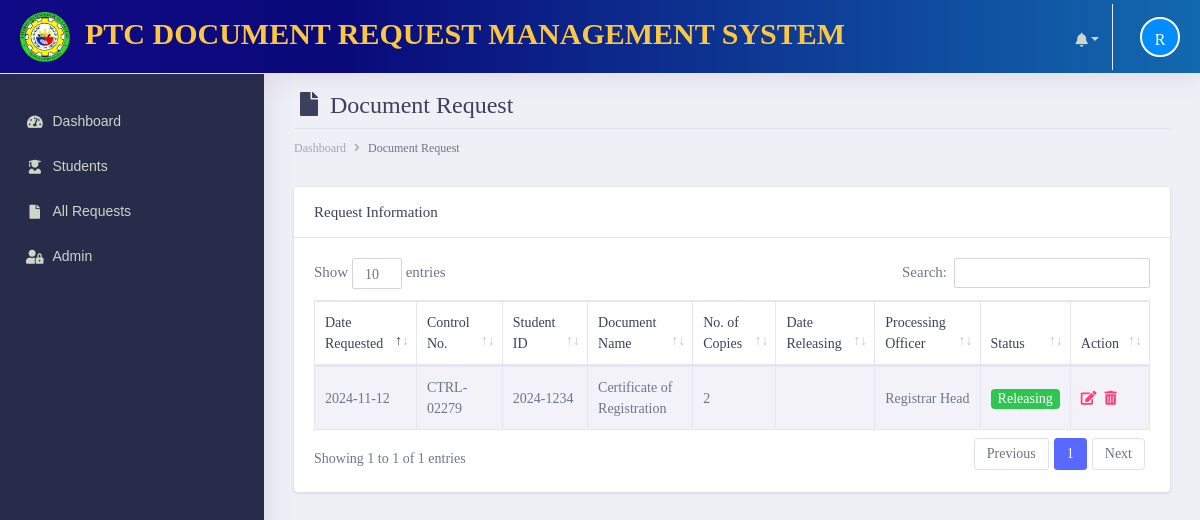
Before: /admin/documents/request.php (signed in) with the older database file.
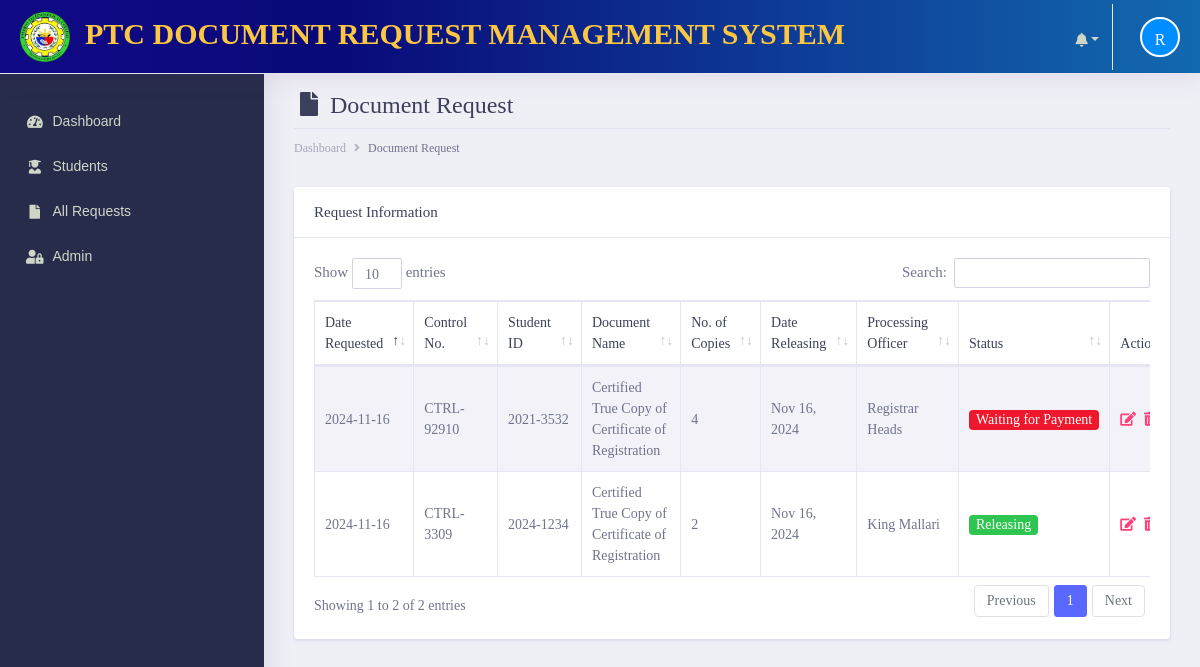
After: the same page with the newer database file.
### tables this page shows
CREATE TABLE `tbl_documentrequest` (
  `request_id` int(11) NOT NULL,
  `control_no` varchar(255) NOT NULL,
  `studentID_no` varchar(255) NOT NULL,
  `document_name` varchar(255) NOT NULL,
  `no_ofcopies` varchar(255) NOT NULL,
  `date_request` varchar(255) NOT NULL,
  `date_releasing` varchar(255) DEFAULT NULL,
  `processing_officer` varchar(255) DEFAULT NULL,
  `status` varchar(255) NOT NULL,
  `remarks` varchar(255) DEFAULT NULL,
  `student_id` int(11) NOT NULL,
  `notif` int(11) NOT NULL
);

### admin/init/model/class_model.php (called while the page is built, shortened)
<?php
	class class_model{
		public $host = db_host;
		public $user = db_user;
		public $pass = db_pass;
		public $dbname = db_name;
		public $conn;
		private function connect(){
			$this->conn = new mysqli($this->host, $this->user, $this->pass, $this->dbname);
		}
	    public function fetchAll_documentrequest(){
            $sql = "SELECT * FROM  tbl_documentrequest";
				$stmt = $this->conn->prepare($sql);
				$stmt->execute();
				$result = $stmt->get_result();
		        $data = array();
		         while ($row = $result->fetch_assoc()) {
		                   $data[] = $row;
		            }
		         return $data;
		  }
	}
?>

### admin/documents/request.php (the view, shortened to what the changed rows need)
       <?php include('main_header/header.php');?>
        <div class="dashboard-wrapper">
            <div class="container-fluid  dashboard-content">
                <div class="row">
                    <div class="col-xl-12 col-lg-12 col-md-12 col-sm-12 col-12">
                        <div class="page-header">
                             <h2 class="pageheader-title"><i class="fa fa-fw fa-file"></i> Document Request </h2>
                        </div>
                    </div>
                </div>
                    <div class="row">
                        <div class="col-xl-12 col-lg-12 col-md-12 col-sm-12 col-12">
                            <div class="card">
                            <div class="card-body">
                                    <div class="table-responsive">
                                        <table class="table table-striped table-bordered first" attribute="data-show-print" type="boo lean">
                                            <thead>
                                                <tr>
                                                    <th scope="col">Date Requested</th>
                                                    <th scope="col">Control No.</th>
                                                    <th scope="col">Student ID</th>
                                                    <th scope="col">Document Name</th>
                                                    <th scope="col">No. of Copies</th>
                                                    <th scope="col">Date Releasing</th>
                                                    <th scope="col">Processing Officer</th>
                                                    <th scope="col">Status</th>
                                                    <th scope="col">Action</th>
                                                </tr>
                                            </thead>
                                            <tbody>
                                             <?php
                                                $conn = new class_model();
                                                $docrequest = $conn->fetchAll_documentrequest();
                                               ?>
                                               <?php foreach ($docrequest as $row) {
                                                ?>
                                                <tr>
                                                    <td><?= $row['date_request']; ?></td>
                                                    <td><?= $row['control_no']; ?></td>
                                                    <td>
                                                    <?php
                                                    if ($row['studentID_no'] !== '') {
                                                      echo $row['studentID_no'];
                                                    } else {
                                                      echo 'No Student ID Recorded!';
                                                    }
                                                    ?>
                                                   </td>
                                                    <td><?= $row['document_name']; ?></td>
                                                    <td><?= $row['no_ofcopies']; ?></td>
                                                     <td>
                                                     <?php
                                                     if($row['date_releasing'] === ""){
                                                           echo "";
                                                         }else if($row['date_releasing'] === $row['date_releasing']){
                                                           echo date("M d, Y",strtotime($row['date_releasing']));
                                                         }
                                                     ?>
                                                    </td>
                                                    <td><?= $row['processing_officer']; ?></td>
                                                    <td>
                                                     <?php
                                                       if($row['status'] ==="Processing"){
                                                           echo '<span class="badge bg-info text-white">Processing</span>';
                                                         } else if($row['status'] ==="Received"){
                                                           echo '<span class="badge bg-warning text-white">Received</span>';
                                                         }else if($row['status'] ==="Waiting for Payment"){
                                                           echo '<span class="badge bg-danger text-white">Waiting for Payment</span>';
                                                        }else if($row['status'] ==="Releasing"){
                                                            echo '<span class="badge bg-success text-white">Releasing</span>';
                                                        }else if($row['status'] ==="Released"){
                                                          echo '<span class="badge bg-primary text-white">Released</span>';
                                                      }else if($row['status'] ==="Declined"){
                                                        echo '<span class="badge bg-danger text-white">Declined</span>';
                                                    }
                                                     ?>
                                                    </td>
                                                    <td class="align-right">
                                                    <?php if ($row['status'] == true) { ?>
    <div class="d-flex align-items-center">
        <div class="three mr-2">
            <a href="edit-request.php?request=<?= $row['request_id']; ?>&student-number=<?= $row['studentID_no']; ?>" class="text-secondary font-weight-bold text-xs" data-toggle="tooltip" data-original-title="Edit user">
                <i class="fa fa-edit"></i>
            </a>
        </div>
        <div class="four">
            <a href="javascript:;" data-id="<?= $row['request_id']; ?>" class="text-secondary font-weight-bold text-xs delete" data-toggle="tooltip" data-original-title="Delete user">
                <i class="fa fa-trash-alt"></i>
            </a>
        </div>
    </div>
<?php } ?>
                                                      </td>
                                                </tr>
                                             <?php } ?>
                                            </tbody>
                                        </table>
                                    </div>
                                </div>
                            </div>
                        </div>
                    </div>
            </div>
        </div>
    </div>
</body>
</html>

Changed rows visible on the page:
removed tbl_documentrequest: date_request "2024-11-12", control_no "CTRL-02279", studentID_no "2024-1234", document_name "Certificate of Registration", no_ofcopies "2", processing_officer "Registrar Head", status "Releasing"
added tbl_documentrequest: date_request "2024-11-16", control_no "CTRL-92910", studentID_no "2021-3532", document_name "Certified True Copy of Certificate of Registration", no_ofcopies "4", date_releasing "Nov 16, 2024", processing_officer "Registrar Heads", shows "Waiting for Payment"
added tbl_documentrequest: date_request "2024-11-16", control_no "CTRL-3309", studentID_no "2024-1234", document_name "Certified True Copy of Certificate of Registration", no_ofcopies "2", date_releasing "Nov 16, 2024", processing_officer "King Mallari", status "Releasing"
Other visible differences:
text written by a page script: "Show entries Search: Showing 1 to 1 of 1 entries Previous 1 Next" → "Show entries Search: Showing 1 to 2 of 2 entries Previous 1 Next"
